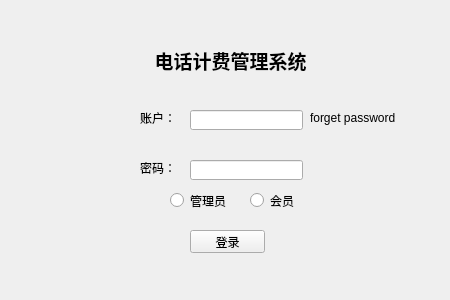
<?xml version="1.0" encoding="UTF-8"?>
<ui version="4.0">
 <class>SQLDemo</class>
 <widget class="QWidget" name="SQLDemo">
  <property name="geometry">
   <rect>
    <x>0</x>
    <y>0</y>
    <width>450</width>
    <height>300</height>
   </rect>
  </property>
  <property name="windowTitle">
   <string>SQLDemo</string>
  </property>
  <widget class="QLabel" name="CountLabel">
   <property name="geometry">
    <rect>
     <x>140</x>
     <y>110</y>
     <width>31</width>
     <height>16</height>
    </rect>
   </property>
   <property name="text">
    <string>账户：</string>
   </property>
  </widget>
  <widget class="QLabel" name="PasswordLabel">
   <property name="geometry">
    <rect>
     <x>140</x>
     <y>160</y>
     <width>31</width>
     <height>16</height>
    </rect>
   </property>
   <property name="text">
    <string>密码：</string>
   </property>
  </widget>
  <widget class="QLineEdit" name="CountLineEdit">
   <property name="geometry">
    <rect>
     <x>190</x>
     <y>110</y>
     <width>113</width>
     <height>20</height>
    </rect>
   </property>
  </widget>
  <widget class="QLineEdit" name="PasswordLineEdit">
   <property name="geometry">
    <rect>
     <x>190</x>
     <y>160</y>
     <width>113</width>
     <height>20</height>
    </rect>
   </property>
   <property name="echoMode">
    <enum>QLineEdit::Password</enum>
   </property>
  </widget>
  <widget class="QLabel" name="TitleLabel">
   <property name="geometry">
    <rect>
     <x>130</x>
     <y>40</y>
     <width>201</width>
     <height>41</height>
    </rect>
   </property>
   <property name="text">
    <string>&lt;html&gt;&lt;head/&gt;&lt;body&gt;&lt;p align=&quot;center&quot;&gt;&lt;span style=&quot; font-size:14pt; font-weight:600;&quot;&gt;电话计费管理系统&lt;/span&gt;&lt;/p&gt;&lt;/body&gt;&lt;/html&gt;</string>
   </property>
  </widget>
  <widget class="QPushButton" name="LoadBtn">
   <property name="geometry">
    <rect>
     <x>190</x>
     <y>230</y>
     <width>75</width>
     <height>23</height>
    </rect>
   </property>
   <property name="text">
    <string>登录</string>
   </property>
  </widget>
  <widget class="QLabel" name="ForgetLabel">
   <property name="geometry">
    <rect>
     <x>310</x>
     <y>110</y>
     <width>90</width>
     <height>16</height>
    </rect>
   </property>
   <property name="text">
    <string>forget password</string>
   </property>
  </widget>
  <widget class="QRadioButton" name="MassgeradioBtn">
   <property name="geometry">
    <rect>
     <x>170</x>
     <y>190</y>
     <width>61</width>
     <height>21</height>
    </rect>
   </property>
   <property name="text">
    <string>管理员</string>
   </property>
  </widget>
  <widget class="QRadioButton" name="UserRadioBtn">
   <property name="geometry">
    <rect>
     <x>250</x>
     <y>190</y>
     <width>51</width>
     <height>21</height>
    </rect>
   </property>
   <property name="text">
    <string>会员</string>
   </property>
  </widget>
  <widget class="QLabel" name="backgroundLabel">
   <property name="geometry">
    <rect>
     <x>0</x>
     <y>0</y>
     <width>450</width>
     <height>300</height>
    </rect>
   </property>
   <property name="styleSheet">
    <string notr="true">border-image: url(:/image/backimage.png);</string>
   </property>
   <property name="text">
    <string/>
   </property>
  </widget>
  <zorder>backgroundLabel</zorder>
  <zorder>CountLabel</zorder>
  <zorder>PasswordLabel</zorder>
  <zorder>CountLineEdit</zorder>
  <zorder>PasswordLineEdit</zorder>
  <zorder>TitleLabel</zorder>
  <zorder>LoadBtn</zorder>
  <zorder>ForgetLabel</zorder>
  <zorder>MassgeradioBtn</zorder>
  <zorder>UserRadioBtn</zorder>
 </widget>
 <layoutdefault spacing="6" margin="11"/>
 <resources/>
 <connections/>
</ui>
